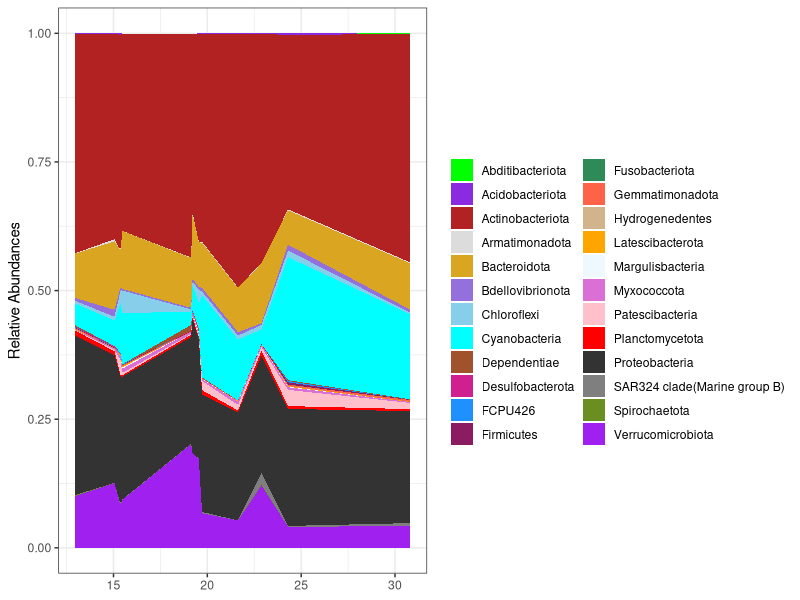

The R script that drew this image:
#abundance variation per time
library(dplyr)
library(tidyr)
library(ggplot2)
setwd("C:/Users/erick/Desktop/")

asv_bact=read.csv("BroaMO_16S_ra_rarefied+taxonomy.csv",header=T,row.names="asv")
env=read.csv("BroaMO_env.csv")

groups = aggregate(asv_bact[1:12],by=list(category=asv_bact$Phylum), FUN = sum)
row.names(groups)=groups$category
groups=groups[,-1]

groups=t(groups)
groups=as.data.frame(groups)
groups[,25]<-env$date
colnames(groups)[25]<- "date"

nn=gather(as.data.frame(groups),key = "group", value = "value",-date) %>% 
  transform(group=factor(group,levels=c(
  "Abditibacteriota", "Acidobacteriota", "Actinobacteriota", "Armatimonadota", "Bacteroidota", "Bdellovibrionota",
"Chloroflexi", "Cyanobacteria", "Dependentiae", "Desulfobacterota", "FCPU426", "Firmicutes", "Fusobacteriota",
"Gemmatimonadota", "Hydrogenedentes", "Latescibacterota", "Margulisbacteria", "Myxococcota", "Patescibacteria",
"Planctomycetota", "Proteobacteria", "SAR324 clade(Marine group B)", "Spirochaetota", "Verrucomicrobiota"))) %>% 
  mutate(date = as.Date(date))


ggplot(nn,aes(x=date,y=value,fill=group))+
  geom_area()+
  scale_fill_manual(name="", values = c("green","blueviolet","firebrick","gainsboro","goldenrod",
                                        "mediumpurple","skyblue","cyan","sienna","violetred",
                                        "dodgerblue", "maroon4","seagreen","tomato","tan",
                                        "orange", "aliceblue","orchid","pink","red",
                                        "gray20", "gray50", "olivedrab","purple"))+ 
  theme_bw()+
  theme(axis.title.x=element_blank())+
  ylab(paste("Relative Abundances"))


